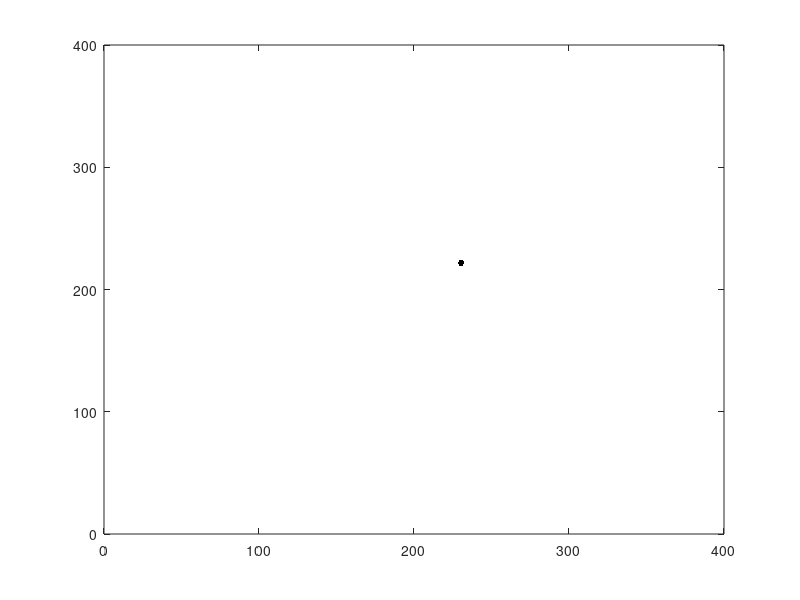

The MATLAB source for this figure: (Note: this script raises an error after producing the figure.)
%This code is for extension of the models, implementing hoicks in the boid
%world

close all
clear all

%LEGEND FOR STUFF
% CHECK
% TEMPORARY
% DELETE
% OPTIMIZE

%INITIALIZE PARAMETERS
L=400;                  %System size
N_boid = 40;            %Nr of boids
N_hoick = 1;         %Nr of predators
%dt = 0.1;              % CHECK Time-step, why is this used?
R_r = 1;                %repulsion radius
R_o = 4;                %Orientation radius
R_a = 15;               %Attraction radius
v_evolve = 2;           % CHECK(no evolution for boids) the evolvable speed of boid

theta_boid  = pi/4;      %turning angle for boids
theta_hoick = pi/4;      %turning angle for hoicks
phi_boid = pi;           %viewing angle
phi_hoick = pi;          %viewing angle

A_s =0;                 % CHECK do we use this? Possible sighting area
A_m =0;                 % CHECK do we use this? Possible movement area

e_boid = 0.2;           %Sensitivity to noise
warm_up = 10000;        %CHECK do we really need this? %Warm up time, 15 minutes in the paper
tot_time = 10;          %Totalt time


%DEFINE HELPFUL VECTORS
r = zeros(N_boid + N_hoick,1);       %r is the distance from current boid to all other boids
rx_hat = zeros(N_boid + N_hoick,1);  %unit vector for x component
ry_hat = zeros(N_boid + N_hoick,1);    %unit vector for y component


%GRAPHICS STUFF
fig=figure;
marker1 = 14;



%------INITIALIZE BOIDS AND PREDATORs-------%
% x(i,t) gives the x coordinate of the ith particle at time t
x=zeros(N_boid + N_hoick,tot_time+1);    %define initial x coordiantes for boids
x(:,1)=L/2+L/5*rand(N_boid + N_hoick,1); %initial positions

y=zeros(N_boid + N_hoick,tot_time+1);    %define initial y coordinates for boids
y(:,1)=L/2+L/5*rand(N_boid + N_hoick,1); %initial positions

v = zeros(N_boid + N_hoick,tot_time+1);   %velocity vector for all boids
vy = zeros(N_boid + N_hoick,tot_time+1);
vx = zeros(N_boid + N_hoick,tot_time+1);


%ITERATE OVER TIME
for t = 1:tot_time
    
    
    rx_temp = repmat(x(:,1)',numel(x(:,1)),1); %create matrix of all individuals positions in x
    ry_temp = repmat(y(:,1)',numel(y(:,1)),1); %create matrix of all individuals positions in y
    
    rx_hat = (rx_temp-x(:,1));               %find distance vector between elements x-components
    ry_hat = (ry_temp-y(:,1));               %find distance vector between elements x-components
    
    r = (rx_hat.^2+ry_hat.^2).^0.5+inf*eye(N_boid + N_hoick);         %find euclidian distance and add term to avoid division by zero.
    rx_hat = rx_hat./r;                     %normalize to create unit direction vector
    rx_hat = rx_hat./r;                     %normalize to create unit direction vector
    
    
    [r_sort_m,index] = sort(r');               % OPTIMIZE by making this in the beginning   %Sorting the direction vector r_ij
    index = index';                         %turn index right so every row represents a boid
    r_sort_m = r_sort_m';                   %do the same operations for r_sort_m as for index.
    
    r_boid = r([1:N_boid]);                   %Vector defining distances between boids, deleting distance to hoick
    [r_sort_boid,boid_index] = sort(r_boid'); %Sort the vector for finding closest boids
    boid_index = boid_index';                 %Turn index right so every row represents a boid
    r_sort_boid = r_sort_boid';               % CHECK do we even use this? Do the same operations for r_sort_boid as for index.
    
    r_hoick = r([N_boid+1:N_hoick]);             %Vector defining distances between boids and hoicks
    [r_sort_hoick,hoick_index] = sort(r_hoick');
    hoick_index = hoick_index';
    r_sort_hoick = r_sort_hoick';                % CHECK do we even use this?
    
    
    %ITERATE OVER BOIDS
    for i=1:N_boid
        if isnan(x(i,t))    %Skips this iteration if the value is NaN (dead Boid)
            continue
        end
        
       % r_sort = r_sort_boid(i,:); %CHECK do we even use this?
        index_b = boid_index(i,:);
        
        %-------FIND INTERACTION WITH OTHER BOIDS------------
        %Looking at all the boids inside the repulsion radius
        inside_R_r = r_boid(r_boid < R_r);
        
        
        %------ SEE IF ANY BOIDS IN REPULSION AREA--------
        if any(inside_R_r)
            vx_b = 0;
            vy_b = 0;
            
            for j=1:length(inside_R_r)
                %SEE IF WITHING VIEWING ANGLE
                if vx(i,t)*rx_hat(index_b(j)) +vy(i,t)*ry_hat(index_b(j))> v_evolve*cos(theta_boid/2)
                    vx_b = vx_b + sum(rx_hat(index_b(j)));
                    vy_b = vy_b + sum(ry_hat(index_b(j)));
                end
                vx_b = -vx_b/sum(r(index_b(j)));
                vy_b = -vy_b/sum(r(index_b(j)));
            end
            
            %------ ELSE CHECK BOIDS IN ORIENTATION AND ATTRACTION ZONE %-----
        else
            
            %%%%%%%%%%Find v_o - orientation
            index_vbo = find(r_boid>=R_r & r_boid<R_o);               %Index for the boids in orientation radius
            vx_bo=0;
            vy_bo=0;
            if any(index_vbo)
                for k = 1:length(index_vbo)
                    vx_bo = -vx(index_vbo(k))/length(index_vbo);
                    vy_bo = -vy(index_vbo(k))/length(index_vbo);
                end
            end
            
            %%%%%%%%%Find v_a - attraction
            index_vba = find(r_boid>=R_o & r_boid<R_a);
            vx_ba=0;
            vy_ba=0;
            
            %CHECK IF THERE ARE ANY BOIDS IN ATTRACTION AREA
            if any(index_vba)
                %ITERATE OVER ALL BOIDS IN ATTRACTION AREA
                for k = 1:length(index_vba)
                    vx_ba = vx_ba + rx_hat(index_vba(k))/length(index_vba);
                    vy_ba = vy_ba + ry_hat(index_vba(k))/length(index_vba);
                end
            end
            %Define velocity unit vector v_b
            v_b = ((vx_ba + vx_bo).^2 + (vy_ba + vy_bo).^2).^0.5+0.00000000001;
            vx_b = (vx_ba + vx_ba)/v_b;
            vy_b = (vy_ba + vy_ba)/v_b;
            
            
        end
        
        %---------FIND INTERACTION WITH PREDATORS------------
        
        index_h = hoick_index(i,:);
        
        vx_p = 0;
        vy_p = 0;
        if r(index_h) < R_a %TEMPORARY for setting up interaction with hoicks
            vx_p = (x(i)-x(index_h))/r_hoick(i);
            vy_p = (y(i)-y(index_h))/r_hoick(i);
        end
        
        %%%%%Find v_noise
        vx_noise = randn(1,1);
        vy_noise = randn(1,1);
        
        vx_noise = vx_noise/(vx_noise^2 + vy_noise^2)^0.5;
        vy_noise = vy_noise/(vx_noise^2 + vy_noise^2)^0.5;
        
        %%%%%Add together all the components for the velocity vector
        vx(i,t+1) = vx_b + e_boid*vx_noise + vx_p;% + omega_boid*v_pf_x_boid(i,t);
        vy(i,t+1) = vy_b + e_boid*vy_noise + vy_p;% + omega_boid*v_pf_y_boid(i,t);
        
        vxy_norm = (vx(i,t+1)^2 + vy(i,t+1)^2)^.5+0.000000001;
        
        x(i,t+1) = x(i,t) + v_evolve*vx(i,t+1)/vxy_norm;
        y(i,t+1) = y(i,t) + v_evolve*vy(i,t+1)/vxy_norm;
        
        %Plot boids
        %    if abs(x_boid(i,t)-x_boid(i,t+1))<v_boid(i,t) && abs(y_boid(i,j)-y_boid(i,j+1))<v_boid(i,t)
        plot([x(i,t), x(i,t+1)] ,[y(i,t),y(i,t+1)],'k-','markersize',5) %plots the first half of the particles in black
        axis([0 L 0 L]);
        hold on
        plot(x(i,t+1) ,y(i,t+1),'k.','markersize',14)
        %       end
        %     hold on
    end
    %ITERATE BOID i OVER PREDATORS
    pause(0.00001)
    hold off
end